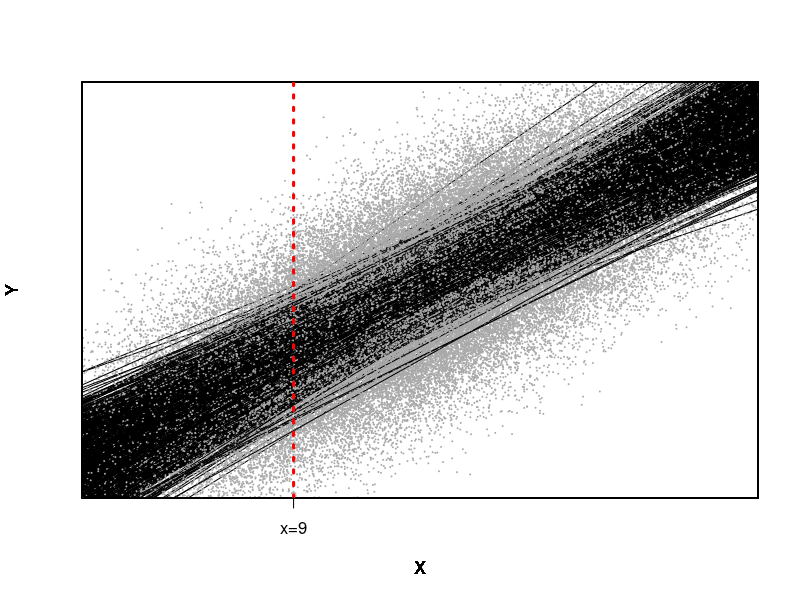

Recreate this plot in R.
#! /usr/local/bin/Rscript
# Simple linear regression model on a simulated dataset

####################
# SIMULATION SET UP
# set true parameters 
b0 = 0
b1 = 3
varE = 4
stdE = sqrt(varE)

# set sample size
n = 100

# set number of repeated samples
N = 1000

# set up a matrix to capture all estimates
EstCoefs = matrix(0,2,N)

for(k in 1:N) {
##########################
# SIMULATE DATASETS

# simulate predictors:
X = rnorm(n,10,1)

# simulate the outcome
Y = b0+b1*X + rnorm(n,0,stdE)

######################3

# Fit the SLR model

SLRmodel  = lm(Y~X)
summary(SLRmodel)

# capture the estimates
EstCoefs[,k] = t(t(SLRmodel$coef))

par(new=TRUE)
plot(X,Y,cex=.1,,axes=FALSE,col='darkgrey',xaxs='i',yaxs='i')
#abline(SLRmodel$coef[1],SLRmodel$coef[2],col='black')
abline(reg=SLRmodel,col='black')
box()
}


######### POST COMMENTS

abline(v=9,lty=3,col='red',lwd=3)
axis(1, at=9, labels='x=9', tick=TRUE)



